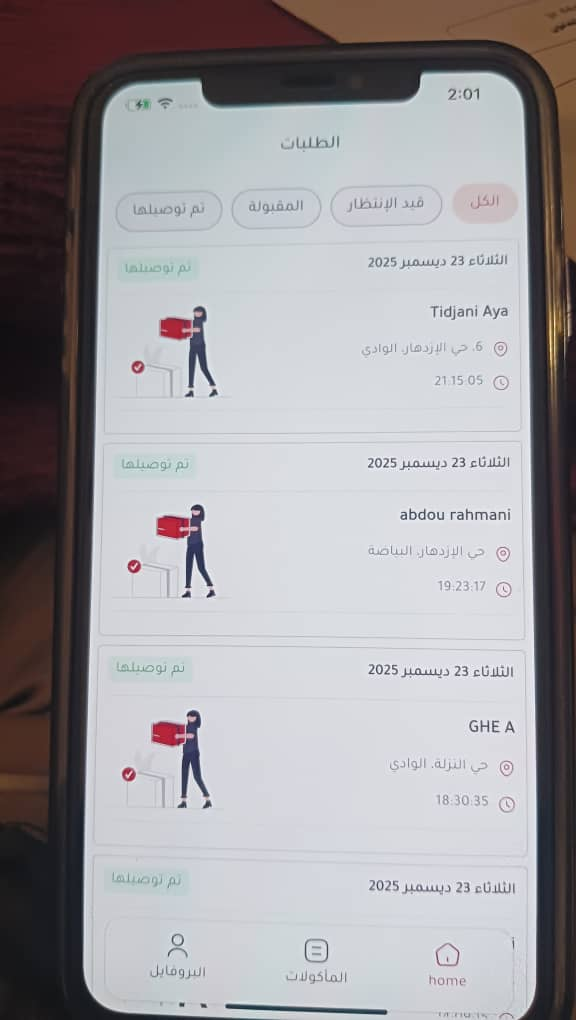
#> input picture 000.jpg, 576 x 1020 px
$ python generate_notification_icons.py -i ../000.jpg
#> lines starting #> are read from the running program, lines starting #| are printed output that depends on the picture; after the words box and inside, x2 and y2 are one past the last pixel; in counts of white or black regions, pixels touching at a corner belong together
#> in main, img is the input picture: PIL image 576x1020 RGB; mean R, G, B 159.4, 156.9, 160.4
#!/usr/bin/env python3
"""
Generate white-on-transparent notification PNGs for Android drawable densities.

Usage:
  python generate_notification_icons.py --input path/to/logo.png

This script:
- Loads the input image (logo with any background)
- Extracts a white (light) mask from the image
- Renders a white silhouette on transparent background
- Produces PNGs for mdpi/hdpi/xhdpi/xxhdpi/xxxhdpi under
  android/app/src/main/res/drawable-*/ic_stat_jibli.png

Requires: Pillow (install with `pip install pillow`)
"""

import os
import argparse
from PIL import Image, ImageOps

# Target sizes for notification small icon (24dp base)
SIZES = {
    'drawable-mdpi': 24,
    'drawable-hdpi': 36,
    'drawable-xhdpi': 48,
    'drawable-xxhdpi': 72,
    'drawable-xxxhdpi': 96,
}

OUT_BASE = os.path.join('android', 'app', 'src', 'main', 'res')


def make_white_silhouette(img: Image.Image) -> Image.Image:
    img = img.convert('RGBA')
#> img: PIL image 576x1020 RGBA
    # Create grayscale image and use it to build a mask for light areas
    gray = img.convert('L')
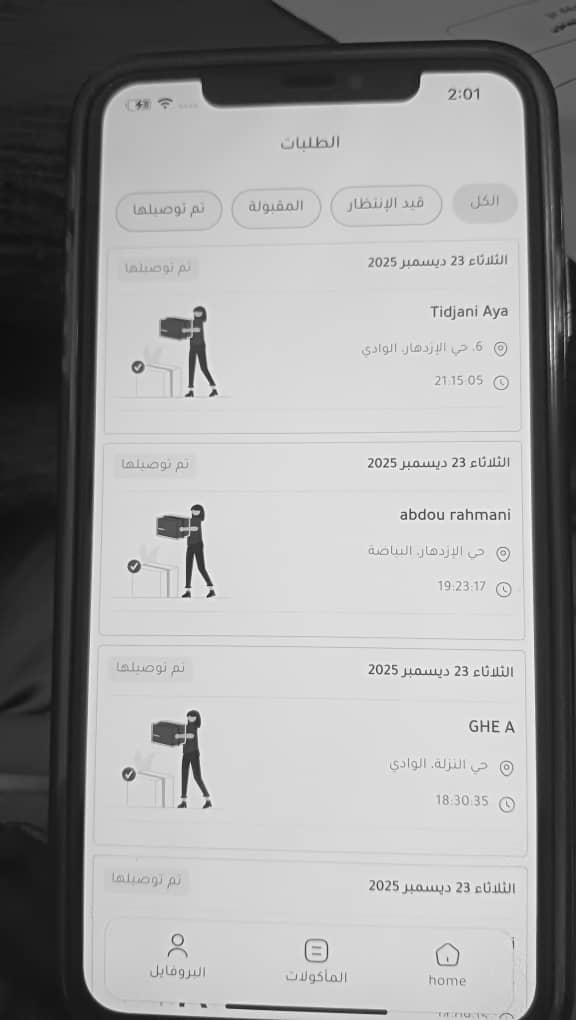
#> gray: PIL image 576x1020 L; min 14, max 254, mean 158.1
    # Invert if background is white: we want light parts (logo) as mask
    # Use adaptive threshold: pixels brighter than 128 considered foreground
    mask = gray.point(lambda p: 255 if p > 128 else 0)
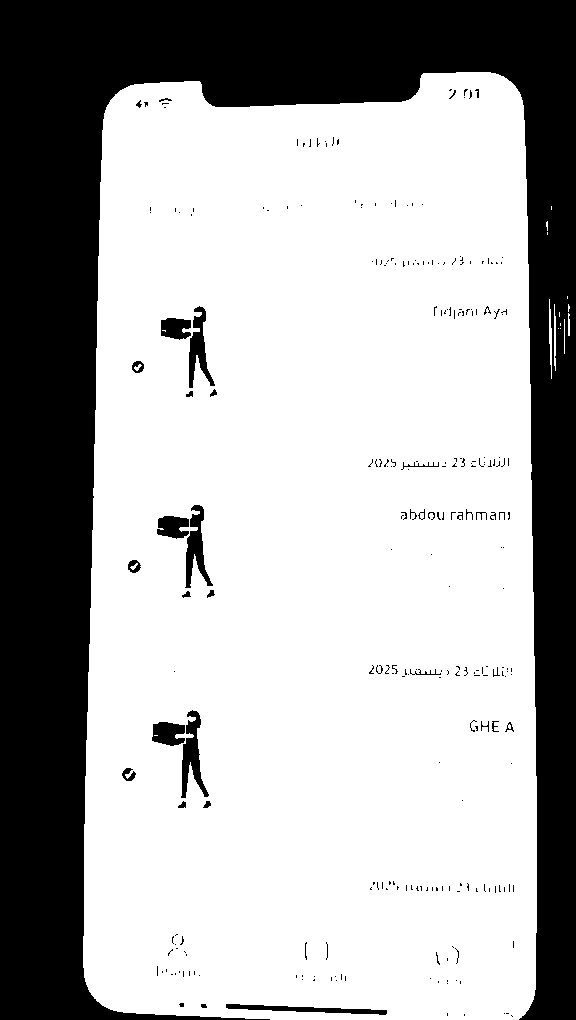
#> mask: PIL image 576x1020 L; 68.1% white; 265 black regions (227 under 20 px), largest, box (x1, y1, x2, y2) and area: (0, 0, 576, 1020) 179883, (181, 710, 209, 798) 1058, (185, 505, 213, 588) 992

    # Trim to bounding box of mask to remove excess transparent border
    bbox = mask.getbbox()
#> bbox = (83, 72, 570, 1020)
    if bbox:
        img = img.crop(bbox)
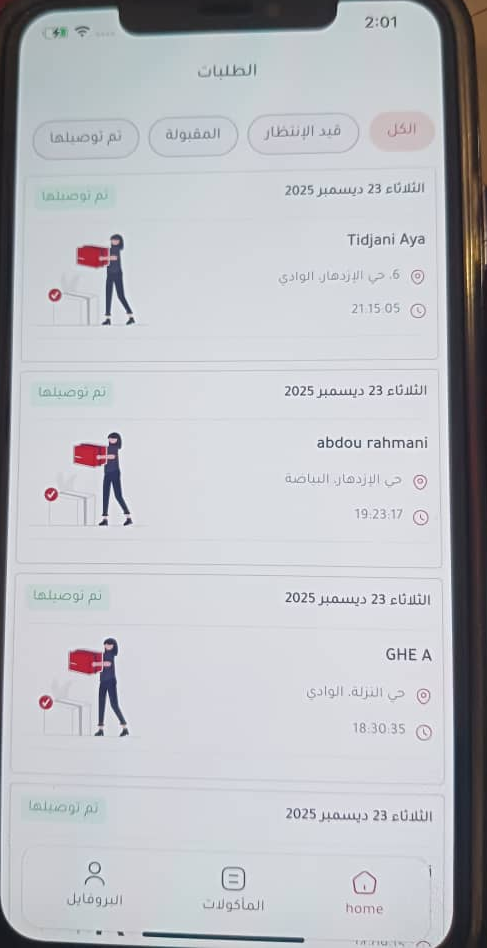
#> img: PIL image 487x948 RGBA; mean R, G, B, A 187.8, 189.5, 194.4, 255
        mask = mask.crop(bbox)
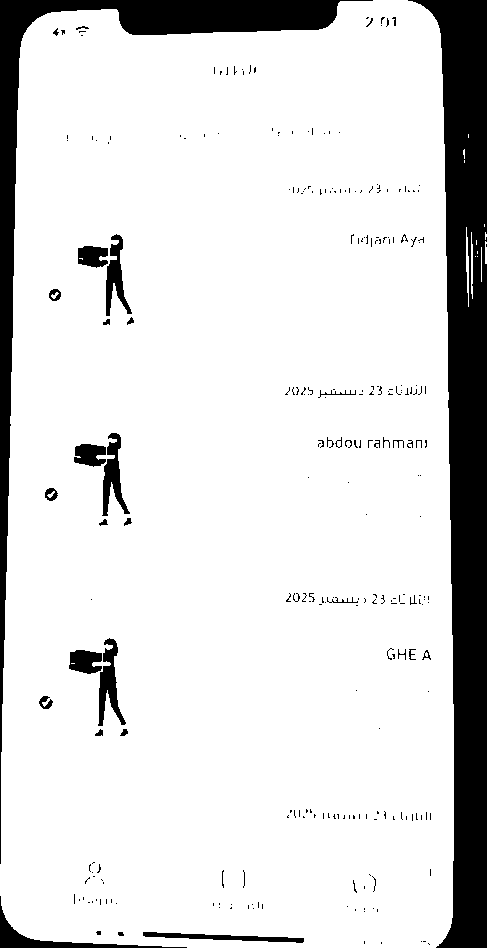
#> mask: PIL image 487x948 L; 86.6% white; 268 black regions (228 under 20 px), largest, box (x1, y1, x2, y2) and area: (408, 0, 487, 948) 35922, (0, 0, 373, 864) 16856, (0, 896, 187, 948) 1258

    # Create a white image with alpha from mask
    white = Image.new('RGBA', img.size, (255, 255, 255, 0))
    white_pixels = Image.new('RGBA', img.size, (255, 255, 255, 255))
#> white_pixels: PIL image 487x948 RGBA; every value is 255
    white.paste(white_pixels, (0, 0), mask)
    return white


def save_scaled(white_img: Image.Image, size: int, out_path: str):
    # Create square canvas of required size and paste centered scaled image
    src_w, src_h = white_img.size
    # compute scale preserving aspect ratio
    scale = min((size / src_w), (size / src_h))
    new_w = max(1, int(src_w * scale))
    new_h = max(1, int(src_h * scale))
    resized = white_img.resize((new_w, new_h), Image.LANCZOS)

    canvas = Image.new('RGBA', (size, size), (0, 0, 0, 0))
    offset = ((size - new_w) // 2, (size - new_h) // 2)
    canvas.paste(resized, offset, resized)
    # Ensure directories exist
    os.makedirs(os.path.dirname(out_path), exist_ok=True)
    canvas.save(out_path, format='PNG')


def main():
    p = argparse.ArgumentParser()
    p.add_argument('--input', '-i', required=True, help='Path to source logo image')
    args = p.parse_args()

    src = args.input
    if not os.path.exists(src):
        print('Input file not found:', src)
        return

    img = Image.open(src)
    white = make_white_silhouette(img)

    for folder, size in SIZES.items():
        out_dir = os.path.join(OUT_BASE, folder)
        out_path = os.path.join(out_dir, 'ic_stat_jibli.png')
        save_scaled(white, size, out_path)
        print('Wrote', out_path, 'size', size)
#> this loop made 5 passes
#> pass 1, in save_scaled, `canvas.save(out_path, format='PNG')`:
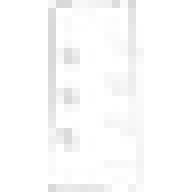
#> saved as ic_stat_jibli.png: PIL image 24x24 RGBA (shown 8 times larger); mean R, G, B, A 110.9, 110.9, 110.9, 105.1; transparent parts drawn white

    print('\nDone. Now build your app and test notifications.')


if __name__ == '__main__':
    main()
